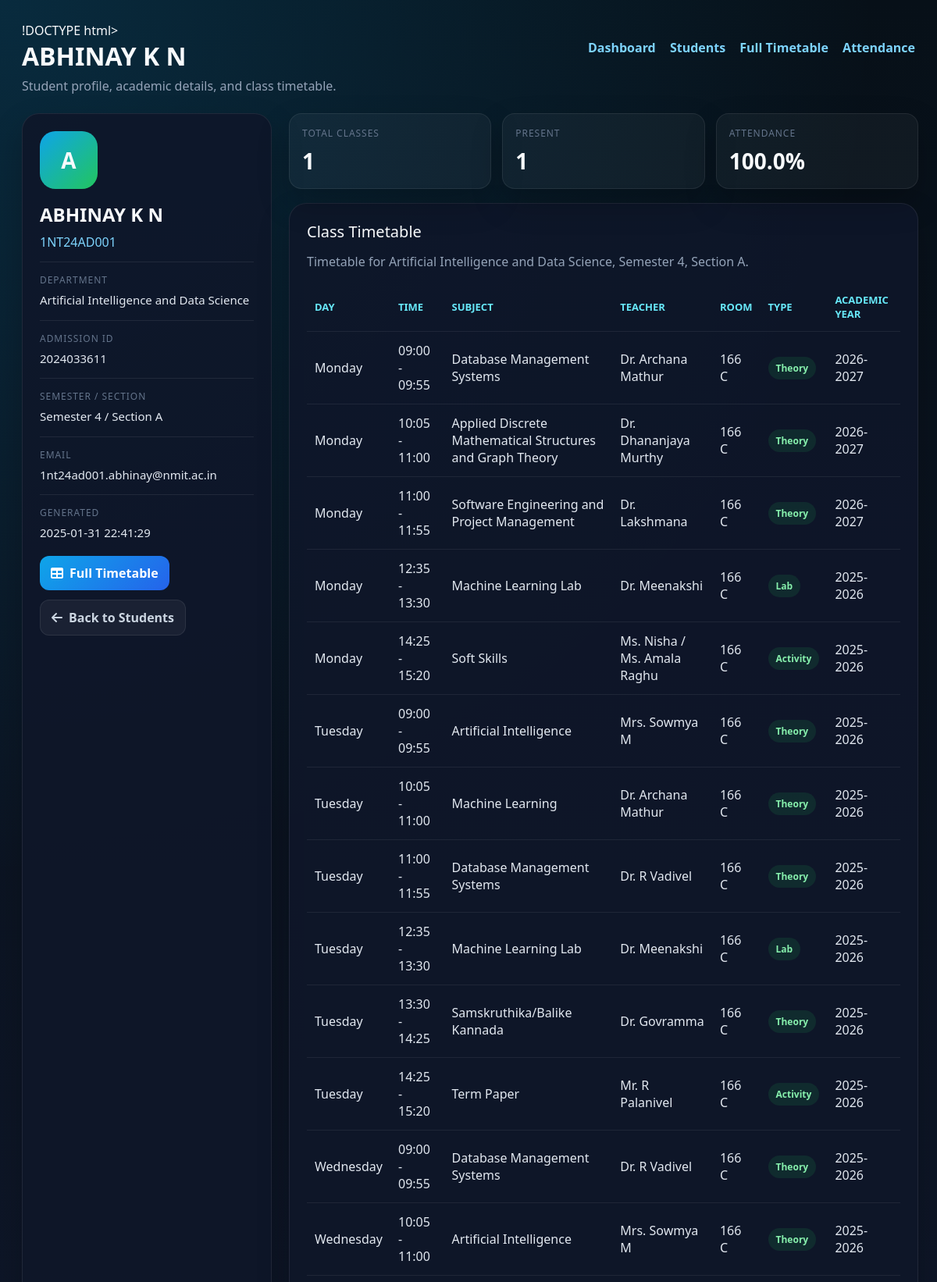
/students/1 (signed in, upper part), run on the app's committed database.
### tables this page shows
CREATE TABLE Students (
                student_id   INTEGER PRIMARY KEY AUTOINCREMENT,
                student_name TEXT NOT NULL,
                roll_no      TEXT UNIQUE,
                dept_id      INTEGER,
                semester     INTEGER,
                section      TEXT,
                email        TEXT, father_name TEXT, admission_id TEXT, generate_date TEXT, generate_time TEXT, guardian_phone TEXT, is_active INTEGER DEFAULT 1,
                FOREIGN KEY (dept_id) REFERENCES Department(dept_id)
            );

CREATE TABLE Department (
                dept_id   INTEGER PRIMARY KEY AUTOINCREMENT,
                dept_name TEXT NOT NULL,
                hod_name  TEXT
            );

CREATE TABLE Timetable (
                timetable_id  INTEGER PRIMARY KEY AUTOINCREMENT,
                dept_id       INTEGER,
                teacher_id    INTEGER,
                subject_id    INTEGER,
                room_id       INTEGER,
                slot_id       INTEGER,
                semester      INTEGER,
                section       TEXT,
                academic_year TEXT, is_active INTEGER DEFAULT 1, delivery_mode TEXT DEFAULT 'offline',
                FOREIGN KEY (dept_id)    REFERENCES Department(dept_id),
                FOREIGN KEY (teacher_id) REFERENCES Teachers(teacher_id),
                FOREIGN KEY (subject_id) REFERENCES Subjects(subject_id),
                FOREIGN KEY (room_id)    REFERENCES Classrooms(room_id),
                FOREIGN KEY (slot_id)    REFERENCES Time_Slots(slot_id)
            );

CREATE TABLE Time_Slots (
                slot_id    INTEGER PRIMARY KEY AUTOINCREMENT,
                day_name   TEXT,
                start_time TEXT,
                end_time   TEXT,
                period_no  INTEGER
            );

CREATE TABLE Subjects (
                subject_id   INTEGER PRIMARY KEY AUTOINCREMENT,
                subject_name TEXT NOT NULL,
                subject_code TEXT UNIQUE,
                dept_id      INTEGER,
                credits      INTEGER,
                type         TEXT, attendance_threshold REAL DEFAULT 75, total_hours INTEGER, is_active INTEGER DEFAULT 1,
                FOREIGN KEY (dept_id) REFERENCES Department(dept_id)
            );

CREATE TABLE Teachers (
                teacher_id   INTEGER PRIMARY KEY AUTOINCREMENT,
                teacher_name TEXT NOT NULL,
                dept_id      INTEGER,
                email        TEXT,
                contact_no   TEXT, employee_code TEXT, specialization TEXT, is_active INTEGER DEFAULT 1, availability_status TEXT DEFAULT 'available',
                FOREIGN KEY (dept_id) REFERENCES Department(dept_id)
            );

CREATE TABLE Classrooms (
                room_id   INTEGER PRIMARY KEY AUTOINCREMENT,
                room_name TEXT,
                capacity  INTEGER,
                room_type TEXT
            );

### app.py (the view)
@app.route('/students/<int:id>')
def student_profile(id):
    if 'user' not in session:
        return redirect(url_for('login'))
    if is_student_session():
        return redirect(url_for('student_portal', roll_no=session.get('user')))
    if is_teacher_session():
        return redirect(url_for('teacher_workspace'))
    conn = get_connection()
    cursor = conn.cursor()
    cursor.execute(
        '''
        SELECT s.*, d.dept_name
        FROM Students s
        JOIN Department d ON s.dept_id = d.dept_id
        WHERE s.student_id = ?
        ''',
        (id,)
    )
    student = cursor.fetchone()
    if not student:
        conn.close()
        abort(404)
    cursor.execute(
        '''
        SELECT ts.day_name, ts.start_time, ts.end_time,
               sub.subject_name, sub.type, teach.teacher_name, cr.room_name,
               t.academic_year
        FROM Timetable t
        JOIN Time_Slots ts ON t.slot_id = ts.slot_id
        JOIN Subjects sub ON t.subject_id = sub.subject_id
        JOIN Teachers teach ON t.teacher_id = teach.teacher_id
        JOIN Classrooms cr ON t.room_id = cr.room_id
        WHERE t.dept_id = ? AND t.semester = ? AND t.section = ?
        ORDER BY
            CASE ts.day_name
                WHEN 'Monday' THEN 1
                WHEN 'Tuesday' THEN 2
                WHEN 'Wednesday' THEN 3
                WHEN 'Thursday' THEN 4
                WHEN 'Friday' THEN 5
                WHEN 'Saturday' THEN 6
                ELSE 7
            END,
            ts.period_no
        ''',
        (student['dept_id'], student['semester'], student['section'])
    )
    timetable_data = cursor.fetchall()
    cursor.execute(
        '''
        SELECT
            COUNT(a.attendance_id) AS total_classes,
            SUM(CASE WHEN a.status = "Present" THEN 1 ELSE 0 END) AS present_classes
        FROM Attendance a
        WHERE a.student_id = ?
        ''',
        (id,)
    )
    attendance_summary = cursor.fetchone()
    conn.close()
    total_classes = attendance_summary['total_classes'] or 0
    present_classes = attendance_summary['present_classes'] or 0
    percentage = round((present_classes / total_classes) * 100, 1) if total_classes else 0
    return render_template(
        'student_profile.html',
        student=student,
        timetable=timetable_data,
        total_classes=total_classes,
        present_classes=present_classes,
        percentage=percentage
    )

### app.py (called while the page is built)
def is_student_session():
    return session.get('role') == 'student' and session.get('student_id')

def is_teacher_session():
    return session.get('role') == 'teacher'

### database.py (called while the page is built)
def get_connection():
    conn = sqlite3.connect(DB_PATH)
    conn.row_factory = sqlite3.Row
    return conn

### templates/student_profile.html (shortened to what this page needs)
<html lang="en">
<head>
    <link href="https://cdnjs.cloudflare.com/ajax/libs/font-awesome/6.4.0/css/all.min.css" rel="stylesheet">
</head>
<body>
    <div class="header">
        <div>
            <h1>{{ student.student_name }}</h1>
            <p style="margin-top:6px; color:#94a3b8;">Student profile, academic details, and class timetable.</p>
        </div>
        <div>
            <a href="/dashboard">Dashboard</a>
            <a href="/students">Students</a>
            <a href="/timetable">Full Timetable</a>
            <a href="/attendance">Attendance</a>
        </div>
    </div>
    <div class="layout">
        <aside class="card">
            <div class="profile-badge">{{ student.student_name[:1] }}</div>
            <h2>{{ student.student_name }}</h2>
            <p style="margin-top:8px; color:#7dd3fc;">{{ student.roll_no }}</p>
            <div class="info-row">
                <div class="label">Department</div>
                <div class="value">{{ student.dept_name }}</div>
            </div>
            <div class="info-row">
                <div class="label">Admission ID</div>
                <div class="value">{{ student.admission_id or "Not available" }}</div>
            </div>
            <div class="info-row">
                <div class="label">Semester / Section</div>
                <div class="value">Semester {{ student.semester }} / Section {{ student.section }}</div>
            </div>
            <div class="info-row">
                <div class="label">Email</div>
                <div class="value">{{ student.email }}</div>
            </div>
            <div class="info-row">
                <div class="label">Generated</div>
                <div class="value">{{ student.generate_date or "-" }} {{ student.generate_time or "" }}</div>
            </div>
            <div class="actions">
                <a class="button-link primary" href="/timetable?dept_id={{ student.dept_id }}&semester={{ student.semester }}&section={{ student.section }}"><i class="fas fa-table"></i> Full Timetable</a>
                <a class="button-link secondary" href="/students"><i class="fas fa-arrow-left"></i> Back to Students</a>
            </div>
        </aside>
        <section>
            <div class="stats">
                <div class="stat-box card">
                    <div class="label">Total Classes</div>
                    <h3>{{ total_classes }}</h3>
                </div>
                <div class="stat-box card">
                    <div class="label">Present</div>
                    <h3>{{ present_classes }}</h3>
                </div>
                <div class="stat-box card">
                    <div class="label">Attendance</div>
                    <h3>{{ percentage }}%</h3>
                </div>
            </div>
            <div class="card">
                <div class="panel-title">Class Timetable</div>
                <p style="color:#94a3b8; margin-bottom: 16px;">
                    Timetable for {{ student.dept_name }}, Semester {{ student.semester }}, Section {{ student.section }}.
                </p>
                <div class="table-wrap">
                    <table>
                        <thead>
                            <tr>
                                <th>Day</th>
                                <th>Time</th>
                                <th>Subject</th>
                                <th>Teacher</th>
                                <th>Room</th>
                                <th>Type</th>
                                <th>Academic Year</th>
                            </tr>
                        </thead>
                        <tbody>
                            {% for row in timetable %}
                            <tr>
                                <td>{{ row.day_name }}</td>
                                <td>{{ row.start_time }} - {{ row.end_time }}</td>
                                <td>{{ row.subject_name }}</td>
                                <td>{{ row.teacher_name }}</td>
                                <td>{{ row.room_name }}</td>
                                <td><span class="pill">{{ row.type }}</span></td>
                                <td>{{ row.academic_year }}</td>
                            </tr>
                            {% endfor %}
                        </tbody>
                    </table>
                </div>
            </div>
        </section>
    </div>
</body>
</html>

### templates/student_profile.html (style rules this page uses)
* { margin: 0; padding: 0; box-sizing: border-box; }
body { font-family: "Segoe UI", sans-serif; min-height: 100vh; background: radial-gradient(circle at top left, rgba(14, 165, 233, 0.18), transparent 30%), linear-gradient(180deg, #071018, #0f172a 55%, #111827); color: #f8fafc; padding: 28px; }
.header { display: flex; justify-content: space-between; align-items: flex-start; gap: 16px; flex-wrap: wrap; margin-bottom: 24px; }
.header a { color: #7dd3fc; text-decoration: none; font-weight: 700; margin-left: 14px; }
.layout { display: grid; grid-template-columns: 320px 1fr; gap: 22px; }
.card { background: rgba(15, 23, 42, 0.9); border: 1px solid rgba(255, 255, 255, 0.08); border-radius: 22px; padding: 22px; box-shadow: 0 18px 40px rgba(0, 0, 0, 0.22); }
.profile-badge { width: 74px; height: 74px; border-radius: 20px; background: linear-gradient(135deg, #0ea5e9, #22c55e); display: flex; align-items: center; justify-content: center; font-size: 28px; font-weight: 800; margin-bottom: 16px; }
.info-row { margin-top: 14px; padding-top: 14px; border-top: 1px solid rgba(255, 255, 255, 0.08); }
.label { color: #64748b; font-size: 12px; text-transform: uppercase; letter-spacing: 0.08em; margin-bottom: 6px; }
.value { color: #e2e8f0; font-size: 15px; line-height: 1.5; }
.stats { display: grid; grid-template-columns: repeat(3, minmax(0, 1fr)); gap: 14px; margin-bottom: 18px; }
.stat-box { background: rgba(255, 255, 255, 0.04); border: 1px solid rgba(255, 255, 255, 0.08); border-radius: 16px; padding: 16px; }
.stat-box h3 { font-size: 28px; margin-top: 8px; }
.panel-title { font-size: 20px; margin-bottom: 14px; }
.table-wrap { overflow-x: auto; }
table { width: 100%; border-collapse: collapse; min-width: 760px; }
th, td { text-align: left; padding: 13px 10px; border-bottom: 1px solid rgba(255, 255, 255, 0.07); }
th { color: #67e8f9; font-size: 13px; text-transform: uppercase; }
td { color: #e2e8f0; }
.pill { display: inline-block; padding: 6px 10px; border-radius: 999px; background: rgba(34, 197, 94, 0.12); color: #86efac; font-size: 12px; font-weight: 700; }
.actions { display: flex; gap: 12px; margin-top: 18px; flex-wrap: wrap; }
.button-link { display: inline-flex; align-items: center; gap: 8px; text-decoration: none; padding: 11px 14px; border-radius: 12px; font-weight: 700; }
.button-link.primary { background: linear-gradient(135deg, #0ea5e9, #2563eb); color: white; }
.button-link.secondary { background: rgba(255, 255, 255, 0.05); color: #cbd5e1; border: 1px solid rgba(255, 255, 255, 0.08); }

### data on the page
Students: student_name "ABHINAY K N", student_name "A", roll_no "1NT24AD001", admission "2024033611", semester "4", section "A", email "1nt24ad001.abhinay@nmit.ac.in", generate_date "2025-01-31", generate_time "22:41:29"
Department: dept_name "Artificial Intelligence and Data Science"
Timetable: day_name "Monday", start_time "09:00", end_time "09:55", subject_name "Database Management Systems", teacher_name "Dr. Archana Mathur", room_name "166 C", type "Theory", academic_year "2026-2027"
Timetable: day_name "Monday", start_time "10:05", end_time "11:00", subject_name "Applied Discrete Mathematical Structures and Graph Theory", teacher_name "Dr. Dhananjaya Murthy", room_name "166 C", type "Theory", academic_year "2026-2027"
Timetable: day_name "Monday", start_time "11:00", end_time "11:55", subject_name "Software Engineering and Project Management", teacher_name "Dr. Lakshmana", room_name "166 C", type "Theory", academic_year "2026-2027"
Timetable: day_name "Monday", start_time "12:35", end_time "13:30", subject_name "Machine Learning Lab", teacher_name "Dr. Meenakshi", room_name "166 C", type "Lab", academic_year "2025-2026"
Timetable: day_name "Monday", start_time "14:25", end_time "15:20", subject_name "Soft Skills", teacher_name "Ms. Nisha / Ms. Amala Raghu", room_name "166 C", type "Activity", academic_year "2025-2026"
Timetable: day_name "Tuesday", start_time "09:00", end_time "09:55", subject_name "Artificial Intelligence", teacher_name "Mrs. Sowmya M", room_name "166 C", type "Theory", academic_year "2025-2026"
Timetable: day_name "Tuesday", start_time "10:05", end_time "11:00", subject_name "Machine Learning", teacher_name "Dr. Archana Mathur", room_name "166 C", type "Theory", academic_year "2025-2026"
Timetable: day_name "Tuesday", start_time "11:00", end_time "11:55", subject_name "Database Management Systems", teacher_name "Dr. R Vadivel", room_name "166 C", type "Theory", academic_year "2025-2026"
Timetable: day_name "Tuesday", start_time "12:35", end_time "13:30", subject_name "Machine Learning Lab", teacher_name "Dr. Meenakshi", room_name "166 C", type "Lab", academic_year "2025-2026"
Timetable: day_name "Tuesday", start_time "13:30", end_time "14:25", subject_name "Samskruthika/Balike Kannada", teacher_name "Dr. Govramma", room_name "166 C", type "Theory", academic_year "2025-2026"
Timetable: day_name "Tuesday", start_time "14:25", end_time "15:20", subject_name "Term Paper", teacher_name "Mr. R Palanivel", room_name "166 C", type "Activity", academic_year "2025-2026"
Timetable: day_name "Wednesday", start_time "09:00", end_time "09:55", subject_name "Database Management Systems", teacher_name "Dr. R Vadivel", room_name "166 C", type "Theory", academic_year "2025-2026"
Timetable: day_name "Wednesday", start_time "10:05", end_time "11:00", subject_name "Artificial Intelligence", teacher_name "Mrs. Sowmya M", room_name "166 C", type "Theory", academic_year "2025-2026"

### other printed values
{{ total_classes }} "1"
{{ present_classes }} "1"
{{ percentage }} "100.0"
